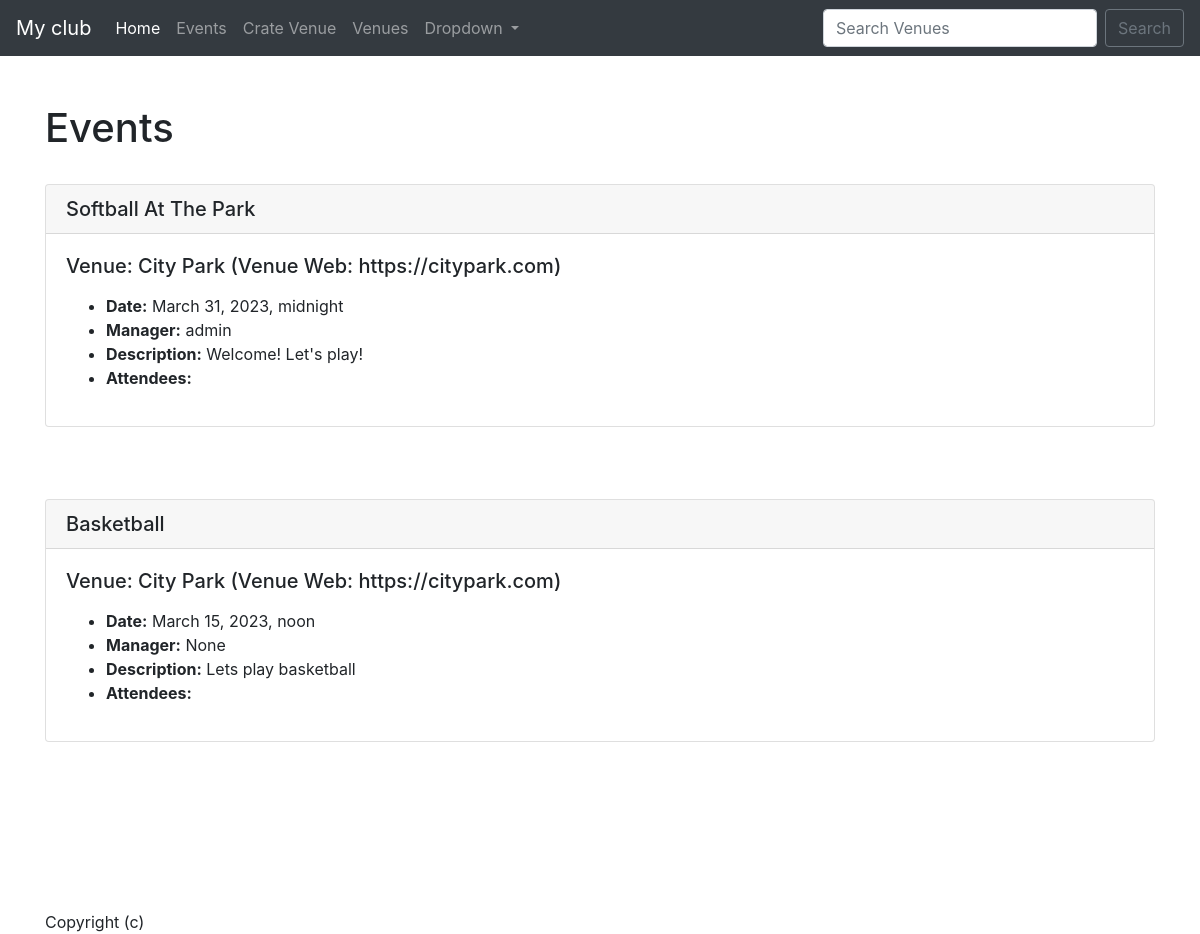
The app's page /events with its own data.
### events/models.py (models this page shows)
class Events(models.Model):
    name = models.CharField('Event Name', max_length=120)
    event_date = models.DateTimeField('Event Date')
    venue = models.ForeignKey(Venue, blank=True, null=True, on_delete=models.CASCADE)
    manager = models.ForeignKey(User, blank=True, null=True, on_delete=models.SET_NULL)
    description = models.TextField(blank=True)
    attendees = models.ManyToManyField(MyClubUser, blank=True)
    def __str__(self):
        return self.name

class Venue(models.Model):
    name = models.CharField('Venue Name', max_length=120)
    address = models.CharField(max_length=300)
    zip_code = models.CharField('Zip Code', max_length=15)
    phone = models.CharField('Contact Phone', max_length=25, blank=True)
    web = models.URLField('Website Address', blank=True)
    email_address = models.EmailField('Email address', blank=True)
    def __str__(self):
        return self.name

### events/views.py (the view)
# urls.py: path('events', views.all_events, name='list-events'),
def all_events(request):
	event_list = Events.objects.all()
	return render(request, 'events/event_list.html', {
		'event_list': event_list
	})

### events/templates/events/event_list.html (shortened to what this page needs)
{% extends 'events/base.html' %}
{% block content %}
    <h1>Events</h1>
        <br>
        {% for event in event_list %}
        <div class="card">
              <h5 class="card-header">{{ event }}</h5>
              <div class="card-body">
                    <h5 class="card-title">Venue: {{ event.venue }} (Venue Web: {{ event.venue.web }})</h5>
                    <p class="card-text">
                        <ul>
                            <li><strong>Date:</strong> {{ event.event_date }}
                            <li><strong>Manager:</strong> {{ event.manager }}
                            <li><strong>Description:</strong> {{ event.description }}
                            <li><strong>Attendees:</strong>
                        </ul>
                    </p>
              </div>
        </div>
            <br><br>
            <br>
        {% endfor %}
    <br><br><br><br>
        Copyright (c) {{ current_year }}
{% endblock %}

### records on screen
Events: name "Softball At The Park", venue "City Park", venue.web "https://citypark.com", event_date "March 31, 2023, midnight", manager "admin", description "Welcome! Let's play!"
Events: name "Basketball", venue "City Park", venue.web "https://citypark.com", event_date "March 15, 2023, noon", manager "None", description "Lets play basketball"
